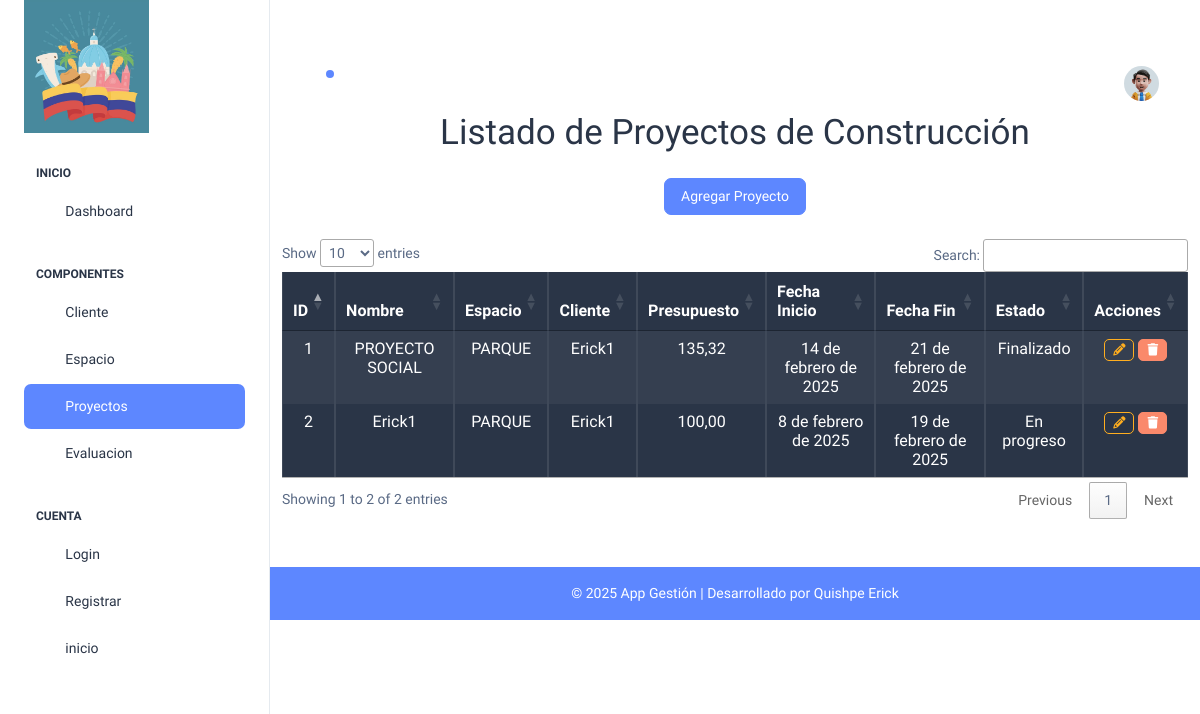
Page /proyecto_mostrar/ on the committed database.
### Aplicaciones/Espacios/models.py (models this page shows, shortened)
class ProyectoConstruccion(models.Model):
    nombre = models.CharField(max_length=255)
    fecha_inicio = models.DateField()
    fecha_fin = models.DateField(blank=True, null=True)
    presupuesto = models.DecimalField(max_digits=12, decimal_places=2)
    espacio = models.ForeignKey(Espacio, on_delete=models.CASCADE, related_name='proyectos')
    cliente = models.ForeignKey(Cliente, on_delete=models.CASCADE, related_name='proyectos')
    estado = models.CharField(max_length=50, choices=[('En progreso', 'En progreso'), ('Finalizado', 'Finalizado'), ('Cancelado', 'Cancelado')])

class Espacio(models.Model):
    nombre = models.CharField(max_length=255)
    ubicacion = models.TextField()
    capacidad = models.IntegerField()
    descripcion = models.TextField(blank=True, null=True)
    imagen = models.ImageField(upload_to='espacio/', blank=True, null=True, )
    def __str__(self):
        return self.nombre

class Cliente(models.Model):
    cedula = models.CharField(max_length=10, blank=True, null=True)
    nombre = models.CharField(max_length=255)
    email = models.EmailField(unique=True)
    telefono = models.CharField(max_length=10, blank=True, null=True)
    direccion = models.TextField(blank=True, null=True)
    def __str__(self):
        return self.nombre

### Aplicaciones/Espacios/views.py (the view)
# urls.py: path('proyecto_mostrar/', views.proyecto_mostrar, name='proyecto_mostrar'),
def proyecto_mostrar(request):
    proyectos = ProyectoConstruccion.objects.all()
    return render(request, 'proyecto_mostrar.html', {'proyectos': proyectos})

### Aplicaciones/Espacios/templates/proyecto_mostrar.html (shortened to what this page needs)
{% extends "./plantilla1.html" %}
{% block contenido %}
<div class="container mt-5">
    <div class="row">
        <div class="col-12 text-center">
            <h1 class="mb-4">Listado de Proyectos de Construcción</h1>
            <a href="/proyecto_crear/" class="btn btn-primary mb-4">Agregar Proyecto</a>
        </div>
    </div>
    <div class="row">
        <div class="col-12">
            <div class="table-responsive">
                <table class="table table-bordered table-dark table-striped table-hover text-center" id="tbl-proyectos">
                    <thead>
                        <tr>
                            <th>ID</th>
                            <th>Nombre</th>
                            <th>Espacio</th>
                            <th>Cliente</th>
                            <th>Presupuesto</th>
                            <th>Fecha Inicio</th>
                            <th>Fecha Fin</th>
                            <th>Estado</th>
                            <th>Acciones</th>
                        </tr>
                    </thead>
                    <tbody>
                        {% for proyecto in proyectos %}
                            <tr>
                                <td>{{ proyecto.id }}</td>
                                <td>{{ proyecto.nombre }}</td>
                                <td>{{ proyecto.espacio }}</td>
                                <td>{{ proyecto.cliente }}</td>
                                <td>{{ proyecto.presupuesto }}</td>
                                <td>{{ proyecto.fecha_inicio }}</td>
                                <td>{{ proyecto.fecha_fin }}</td>
                                <td>{{ proyecto.estado }}</td>
                                <td>
                                    <a href="/proyecto_editar/{{ proyecto.id }}" class="btn btn-outline-warning btn-sm">
                                        <i class="fas fa-pencil"></i>
                                    </a>
                                    <a href="javascript:void(0)" onclick="eliminarProyecto('/eliminar_proyecto/{{ proyecto.id }}');" class="btn btn-danger btn-sm">
                                        <i class="fas fa-trash"></i>
                                    </a>
                                </td>
                            </tr>
                        {% endfor %}
                    </tbody>
                </table>
            </div>
        </div>
    </div>
</div>
{% endblock %}

### Aplicaciones/Espacios/templates/plantilla1.html (shortened to what this page needs)
{% load static %}
<head>
  <link rel="stylesheet" href="{%static '/static1/assets/css/styles.min.css' %}" />
  <link rel="stylesheet" href="https://cdnjs.cloudflare.com/ajax/libs/font-awesome/6.5.2/css/all.min.css">
  <link rel="stylesheet" href="https://cdn.jsdelivr.net/gh/kartik-v/bootstrap-fileinput@5.5.0/css/fileinput.min.css">
  <link rel="stylesheet" href="https://cdn.jsdelivr.net/npm/izitoast@1.4.0/dist/css/iziToast.min.css">
 <link rel="stylesheet" href="https://cdn.datatables.net/1.13.1/css/jquery.dataTables.min.css">
 <link rel="stylesheet" href="https://cdnjs.cloudflare.com/ajax/libs/bootstrap-fileinput/5.5.4/css/fileinput.min.css" />
<link rel="stylesheet" href="https://cdn.datatables.net/buttons/3.2.0/css/buttons.dataTables.min.css">
<link rel="stylesheet" href="https://cdnjs.cloudflare.com/ajax/libs/bootstrap-fileinput/5.5.4/css/fileinput.min.css" />
</head>
<div class="page-wrapper" id="main-wrapper" data-layout="vertical" data-navbarbg="skin6" data-sidebartype="full"
data-sidebar-position="fixed" data-header-position="fixed">
<aside class="left-sidebar">
  <div>
    <div class="brand-logo d-flex align-items-center justify-content-between">
      <a href="" class="text-nowrap logo-img">
        <img src="{%static 'static1/assets/images/logos/ecuador.jpg' %}" width="125" alt="Logo de Robot">
      </a>
    </div>
    <nav class="sidebar-nav scroll-sidebar" data-simplebar="">
      <ul id="sidebarnav">
        <li class="nav-small-cap">
          <span class="hide-menu">INICIO</span>
        </li>
        <li class="sidebar-item">
          <a class="sidebar-link" href="{% url 'home' %}" aria-expanded="false">
            <span>
              <i class="ti ti-layout-dashboard"></i>
            </span>
            <span class="hide-menu">Dashboard</span>
          </a>
        </li>
        <li class="nav-small-cap">
          <span class="hide-menu">COMPONENTES</span>
        </li>
        <li class="sidebar-item">
          <a class="sidebar-link" href={% url 'cliente_mostrar' %} aria-expanded="false">
            <span>
              <i class="ti ti-user"></i>
            </span>
            <span class="hide-menu">Cliente</span>
          </a>
        </li>
        <li class="sidebar-item">
          <a class="sidebar-link" href="{% url 'espacio_mostrar' %}" aria-expanded="false">
            <span>
              <i class=" ti ti-article"></i>
            </span>
            <span class="hide-menu">Espacio</span>
          </a>
        </li>
        <li class="sidebar-item">
          <a class="sidebar-link" href="{% url 'proyecto_mostrar' %}" aria-expanded="false">
            <span>
              <i class="ti ti-alert-circle"></i>
            </span>
            <span class="hide-menu">Proyectos</span>
          </a>
        </li>
        <li class="sidebar-item">
          <a class="sidebar-link" href="{% url 'evaluacion_mostrar' %}" aria-expanded="false">
            <span>
              <i class="ti ti-forms"></i>
            </span>
            <span class="hide-menu">Evaluacion</span>
          </a>
        </li>
        <li class="nav-small-cap">
          <span class="hide-menu">Cuenta</span>
        </li>
        <li class="sidebar-item">
          <a class="sidebar-link" href="{% url 'login' %}" aria-expanded="false">
            <span>
              <i class="ti ti-login"></i>
            </span>
            <span class="hide-menu">Login</span>
          </a>
        </li>
        <li class="sidebar-item">
          <a class="sidebar-link" href="{% url 'register' %}" aria-expanded="false">
            <span>
              <i class="ti ti-user-plus"></i>
            </span>
            <span class="hide-menu">Registrar</span>
          </a>
        </li>
        <li class="sidebar-item">
          <a class="sidebar-link" href="{% url 'inicio' %}" aria-expanded="false">
            <span>
              <i class="ti ti-home"></i>
            </span>
            <span class="hide-menu">inicio</span>
          </a>
        </li>
  </div>
</aside>
<div class="body-wrapper">
  <header class="app-header">
    <nav class="navbar navbar-expand-lg navbar-light">
      <ul class="navbar-nav">
        <li class="nav-item">
          <a class="nav-link nav-icon-hover" href="javascript:void(0)">
            <i class="ti ti-bell-ringing"></i>
            <div class="notification bg-primary rounded-circle"></div>
          </a>
        </li>
      </ul>
      <div class="navbar-collapse justify-content-end px-0" id="navbarNav">
        <ul class="navbar-nav flex-row ms-auto align-items-center justify-content-end">
          <li class="nav-item dropdown">
            <a class="nav-link nav-icon-hover" href="javascript:void(0)" id="drop2" data-bs-toggle="dropdown"
              aria-expanded="false">
              <img src="{%static 'static1/assets/images/profile/user-1.jpg' %}" alt="" width="35" height="35" class="rounded-circle">
            </a>
          </li>
        </ul>
      </div>
    </nav>
  </header>
 <main class="mt-5 pt-3">
    {% block contenido %}
    {% endblock %}
  </main>
  <footer class="bg-primary text-white text-center py-3 mt-5">
    <p class="mb-0">© 2025 App Gestión | Desarrollado por Quishpe Erick</p>
  </footer>
</body>
</html>

### rows in the picture
ProyectoConstruccion: id "1", nombre "PROYECTO SOCIAL", espacio "PARQUE", cliente "Erick1", presupuesto "135,32", fecha_inicio "14 de febrero de 2025", fecha_fin "21 de febrero de 2025", estado "Finalizado"
ProyectoConstruccion: id "2", nombre "Erick1", espacio "PARQUE", cliente "Erick1", presupuesto "100,00", fecha_inicio "8 de febrero de 2025", fecha_fin "19 de febrero de 2025", estado "En progreso"
